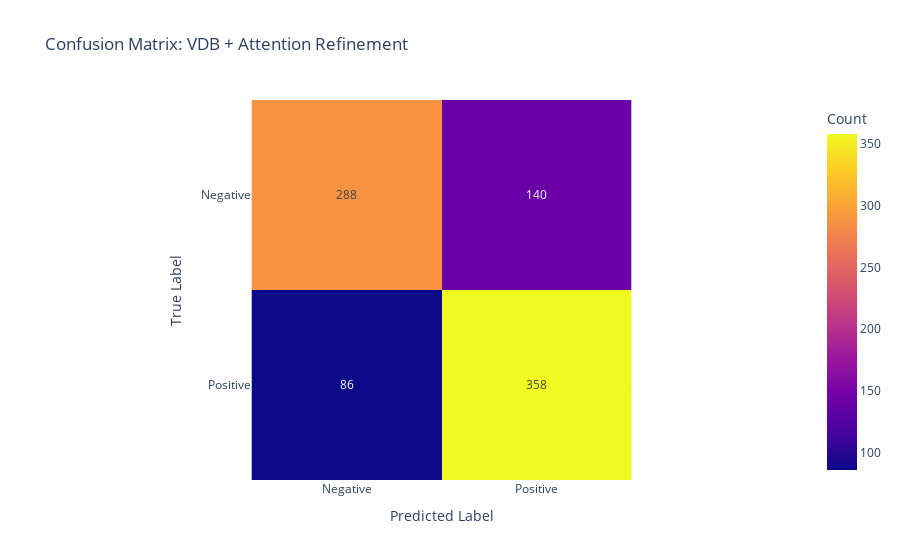

Source (notebook cell):
### Code cell
# Добавляем предобученный модель внимания
# Результат - снижение точности
import pandas as pd
import numpy as np
import plotly.express as px
from sklearn.metrics import classification_report, confusion_matrix
from transformers import AutoTokenizer, AutoModel
import torch
import faiss
from datasets import load_dataset

# Load SST2 dataset
dataset = load_dataset("glue", "sst2")
train_texts = dataset["train"]["sentence"]
train_labels = dataset["train"]["label"]
test_texts = dataset["validation"]["sentence"]
test_labels = dataset["validation"]["label"]

# Load tokenizer and model (BERT base, uncased)
tokenizer = AutoTokenizer.from_pretrained("bert-base-uncased")
model = AutoModel.from_pretrained("bert-base-uncased")
model.eval()


# Function to extract embedding via self-attention refinement (mean of all token representations after last layer)
def get_attention_refined_embedding(texts, tokenizer, model):
    embeddings = []
    batch_size = 32
    for i in range(0, len(texts), batch_size):
        batch = texts[i : i + batch_size]
        inputs = tokenizer(batch, return_tensors="pt", padding=True, truncation=True, max_length=128)
        attention_mask = inputs["attention_mask"]
        with torch.no_grad():
            outputs = model(**inputs)
        last_hidden_state = outputs.last_hidden_state  # (batch_size, seq_len, hidden_size)

        # Apply attention-aware mean pooling
        mask_expanded = attention_mask.unsqueeze(-1).expand(last_hidden_state.size()).float()
        sum_embeddings = torch.sum(last_hidden_state * mask_expanded, dim=1)
        sum_mask = torch.clamp(mask_expanded.sum(dim=1), min=1e-9)
        refined_embeddings = (sum_embeddings / sum_mask).cpu().numpy()
        embeddings.append(refined_embeddings)
    return np.vstack(embeddings)


# Generate embeddings with attention-based refinement
train_embeddings = get_attention_refined_embedding(train_texts, tokenizer, model)
test_embeddings = get_attention_refined_embedding(test_texts, tokenizer, model)

# Build FAISS index
dimension = train_embeddings.shape[1]
index = faiss.IndexFlatL2(dimension)
index.add(train_embeddings)

# Perform k-NN search
k = 5
distances, indices = index.search(test_embeddings, k)

# Predict based on majority vote of k nearest neighbors
predicted_labels = []
for i in range(len(indices)):
    neighbor_labels = [train_labels[idx] for idx in indices[i]]
    majority_vote = max(set(neighbor_labels), key=neighbor_labels.count)
    predicted_labels.append(majority_vote)

# Classification report
report = classification_report(test_labels, predicted_labels, output_dict=True)
report_df = pd.DataFrame(report).transpose()
selected_rows = ["0", "1", "accuracy", "macro avg", "weighted avg"]
print("\nClassification Report (VDB + Attention Refinement):")
print(report_df.loc[selected_rows])

# Confusion matrix visualization
conf_matrix = confusion_matrix(test_labels, predicted_labels)
fig = px.imshow(
    conf_matrix,
    labels=dict(x="Predicted Label", y="True Label", color="Count"),
    x=["Negative", "Positive"],
    y=["Negative", "Positive"],
    text_auto=True,
    title="Confusion Matrix: VDB + Attention Refinement",
)

fig.show()

### Figure 1 — Plotly figure (JSON) as saved in the notebook; plotly's stock layout.template omitted (floating-point values rounded to 4 significant figures)
{"data": [{"coloraxis": "coloraxis", "hovertemplate": "Predicted Label: %{x}<br>True Label: %{y}<br>Count: %{z}<extra></extra>", "name": "0", "texttemplate": "%{z}", "type": "heatmap", "x": ["Negative", "Positive"], "xaxis": "x", "y": ["Negative", "Positive"], "yaxis": "y", "z": [[288, 140], [86, 358]]}], "layout": {"coloraxis": {"colorbar": {"title": {"text": "Count"}}, "colorscale": [[0, "#0d0887"], [0.1111, "#46039f"], [0.2222, "#7201a8"], [0.3333, "#9c179e"], [0.4444, "#bd3786"], [0.5556, "#d8576b"], [0.6667, "#ed7953"], [0.7778, "#fb9f3a"], [0.8889, "#fdca26"], [1, "#f0f921"]]}, "title": {"text": "Confusion Matrix: VDB + Attention Refinement"}, "xaxis": {"anchor": "y", "constrain": "domain", "domain": [0, 1], "scaleanchor": "y", "title": {"text": "Predicted Label"}}, "yaxis": {"anchor": "x", "autorange": "reversed", "constrain": "domain", "domain": [0, 1], "title": {"text": "True Label"}}}}
